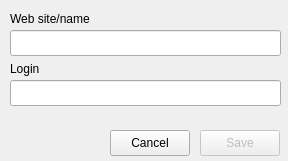
<?xml version="1.0" encoding="UTF-8"?>
<ui version="4.0">
 <class>SaveFileUI</class>
 <widget class="QDialog" name="SaveFileUI">
  <property name="geometry">
   <rect>
    <x>0</x>
    <y>0</y>
    <width>288</width>
    <height>161</height>
   </rect>
  </property>
  <property name="acceptDrops">
   <bool>false</bool>
  </property>
  <property name="windowTitle">
   <string>Saving password</string>
  </property>
  <widget class="QLineEdit" name="webSiteLE">
   <property name="geometry">
    <rect>
     <x>10</x>
     <y>30</y>
     <width>271</width>
     <height>26</height>
    </rect>
   </property>
  </widget>
  <widget class="QLabel" name="label">
   <property name="geometry">
    <rect>
     <x>10</x>
     <y>10</y>
     <width>91</width>
     <height>18</height>
    </rect>
   </property>
   <property name="text">
    <string>Web site/name</string>
   </property>
  </widget>
  <widget class="QLineEdit" name="loginLE">
   <property name="geometry">
    <rect>
     <x>10</x>
     <y>80</y>
     <width>271</width>
     <height>26</height>
    </rect>
   </property>
  </widget>
  <widget class="QLabel" name="label_2">
   <property name="geometry">
    <rect>
     <x>10</x>
     <y>60</y>
     <width>58</width>
     <height>18</height>
    </rect>
   </property>
   <property name="text">
    <string>Login</string>
   </property>
  </widget>
  <widget class="QPushButton" name="saveBtn">
   <property name="enabled">
    <bool>false</bool>
   </property>
   <property name="geometry">
    <rect>
     <x>200</x>
     <y>130</y>
     <width>80</width>
     <height>26</height>
    </rect>
   </property>
   <property name="text">
    <string>Save</string>
   </property>
  </widget>
  <widget class="QPushButton" name="cancelBtn">
   <property name="geometry">
    <rect>
     <x>110</x>
     <y>130</y>
     <width>80</width>
     <height>26</height>
    </rect>
   </property>
   <property name="text">
    <string>Cancel</string>
   </property>
  </widget>
 </widget>
 <resources/>
 <connections/>
</ui>
